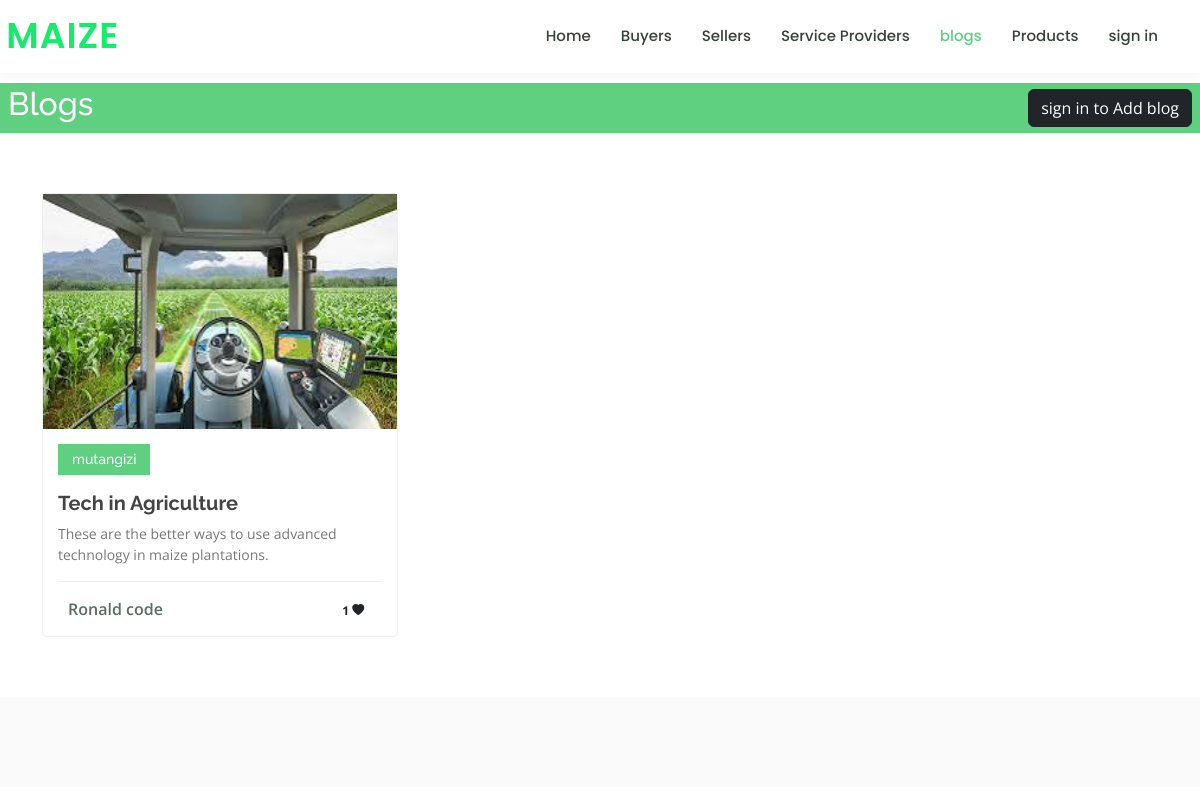
/blogs.php, run on the app's committed database.
### tables this page shows
CREATE TABLE `blogs` (
  `blog_id` int(11) NOT NULL,
  `title` varchar(200) DEFAULT NULL,
  `body` varchar(1000) DEFAULT NULL,
  `date` datetime DEFAULT current_timestamp(),
  `image` varchar(200) DEFAULT NULL,
  `addedBy` int(11) DEFAULT NULL
);

CREATE TABLE `users` (
  `id` int(11) NOT NULL,
  `name` varchar(500) DEFAULT NULL,
  `email` varchar(100) DEFAULT NULL,
  `password` varchar(500) DEFAULT NULL,
  `role` varchar(100) DEFAULT 'buyer',
  `image` varchar(200) DEFAULT NULL,
  `company` varchar(200) DEFAULT NULL,
  `description` varchar(1000) DEFAULT NULL,
  `logo` varchar(100) DEFAULT NULL,
  `motto` varchar(1000) DEFAULT NULL,
  `website` varchar(1000) DEFAULT NULL,
  `contact` int(11) DEFAULT NULL,
  `location` varchar(1000) DEFAULT NULL,
  `dateAdded` datetime DEFAULT current_timestamp(),
  `admin` tinyint(1) DEFAULT 0
);

### blogs.php (the view, shortened to what this page needs)
<?php include './header.php'?>
<?php include './dbinit.php'  ?>
<?php
  $sql="select blogs.blog_id, blogs.title, blogs.body, blogs.date, blogs.image, blogs.addedBy,
  users.name, users.company from blogs
  INNER JOIN users ON blogs.addedBy = users.id";
  $results =mysqli_query($conn,$sql);
  $blogs=mysqli_fetch_all($results,MYSQLI_ASSOC);
?>
<?php
 function  getLikes($BlogId)
  {include './dbinit.php';
    $sql="SELECT * FROM likes WHERE blogId=$BlogId";
    $results =mysqli_query($conn,$sql);
    $likes=mysqli_fetch_all($results,MYSQLI_ASSOC);
    return count($likes);
  }
?>
<div class="w-100" style="height:10px"></div>
    <div class="breadcrumbs d-flex align-items-center p-2" style="height:50px;">
        <div class="d-flex justify-content-between align-items-center w-100 ">
          <h2>Blogs</h2>
          <?php echo count($_SESSION)===0?'<a  href="login.php" ><button class="btn btn-dark">sign in to Add blog</button>
         </a> ':'<button class="btn btn-dark " data-bs-toggle="modal" data-bs-target="#basicModal">
         Add blog</button> '   ?>
        </div>
    </div>
<section id="courses" class="courses">
  <div class="container" data-aos="fade-up">
	<div class="row" data-aos="zoom-in" data-aos-delay="100">
  <?php foreach ($blogs as $blog) {?>
      <div class="col-lg-4 col-md-6 d-flex align-items-stretch">
            <div class="course-item">
              <img src="blogs/<?php echo $blog['image']  ?>" style="width:100%;  height:235px;" class="img-fluid" alt="...">
              <div class="course-content">
                <div class="d-flex justify-content-between align-items-center mb-3">
                  <h4><?php echo $blog['company']  ?></h4>
                </div>
                <h3><?php echo $blog['title']  ?></h3>
                <p><?php echo $blog['body']  ?>.</p>
                <div class="trainer d-flex justify-content-between align-items-center">
                  <div class="trainer-profile d-flex align-items-center">
                    <span><?php echo $blog['name']  ?></span>
                  </div>
                  <a href="like.php?page=<?php echo($_SERVER['PHP_SELF'])?>? && id=<?php echo base64_encode($blog['blog_id'])   ?>" class="" style=" margin-right:10px;">
                  <span class="badge badge-pill badge-dark text-dark"><?php echo getLikes($blog['blog_id'])  ?>
                <span class="bi bi-heart-fill <?php echo count($_SESSION)>0 && liked($blog['blog_id'])>0?"text-info":"text-dark" ?> text-info"></span>
                </span>
                </a>
                </div>
              </div>
            </div>
          </div>
  <?php }  ?>
    </div>
 </div>
</section>
         <?php include './footer.php'?>

### assets/css/style.css (style rules this page uses)
body { font-family: "Open Sans", sans-serif; color: #444444; }
a { color: #5fcf80; text-decoration: none; }
h1, h2, h3, h4, h5, h6 { font-family: "Raleway", sans-serif; }
section { padding: 60px 0; overflow: hidden; }
.breadcrumbs { margin-top: 73px; text-align: center; background: #5fcf80; padding: 30px 0; color: #fff; }
.breadcrumbs h2 { font-size: 32px; font-weight: 500; }
.courses .course-item { border-radius: 5px; border: 1px solid #eef0ef; }
.courses .course-content { padding: 15px; }
.courses .course-content h3 { font-weight: 700; font-size: 20px; }
.courses .course-content p { font-size: 14px; color: #777777; }
.courses .course-content h4 { font-size: 14px; background: #5fcf80; padding: 7px 14px; color: #fff; margin: 0; }
.courses .trainer { padding-top: 15px; border-top: 1px solid #eef0ef; }
.courses .trainer .trainer-profile span { padding-left: 10px; font-weight: 600; font-size: 16px; color: #5a6c60; }

### data on the page
blogs: image (picture), addedBy.company "mutangizi", title "Tech in Agriculture", body "These are the better ways to use advanced technology in maize plantations", addedBy.name "Ronald code", blog_id "1"

### other printed values
$language['home'] "Home"
$language['buyers'] "Buyers"
$language['sellers'] "Sellers"
$language['services'] "Service Providers"
$language['blogs'] "blogs"
$language['products'] "Products"
